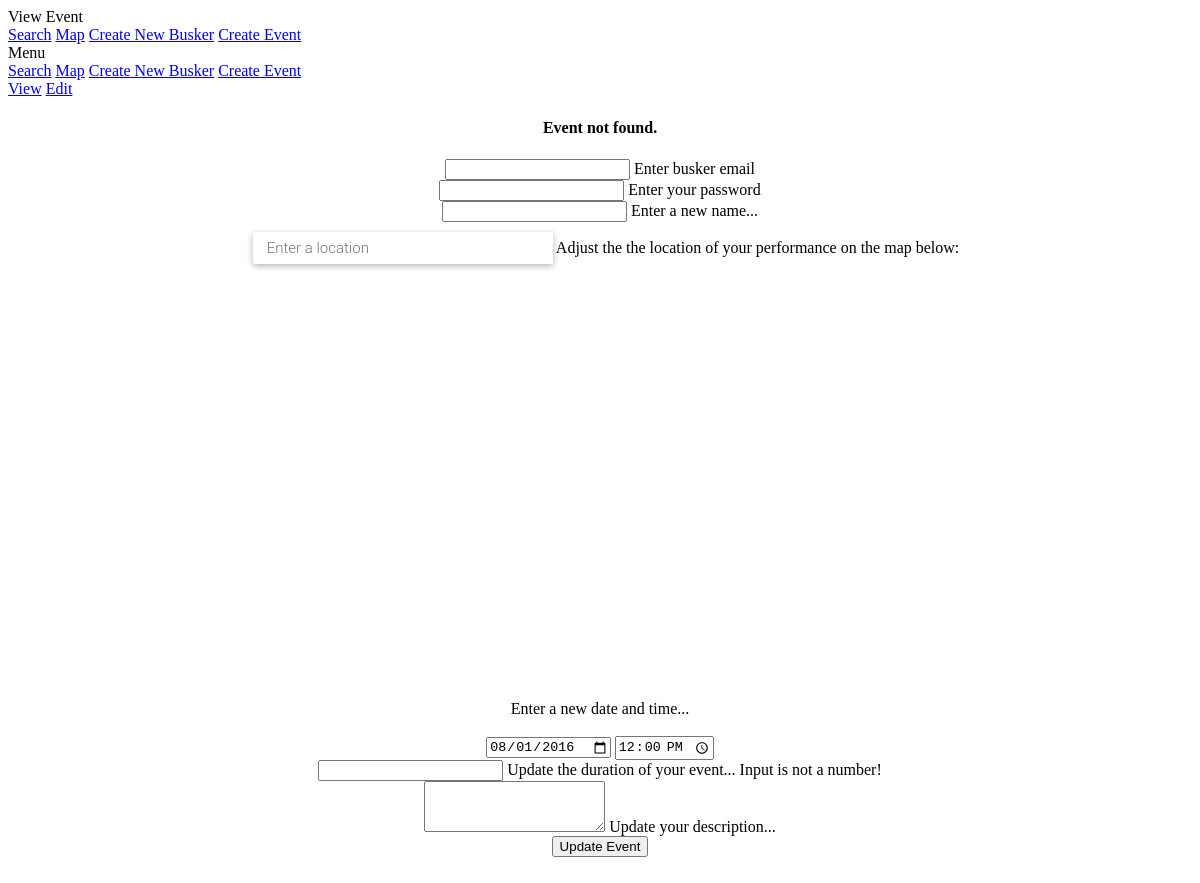
The app's page /view/event/7/, older data.
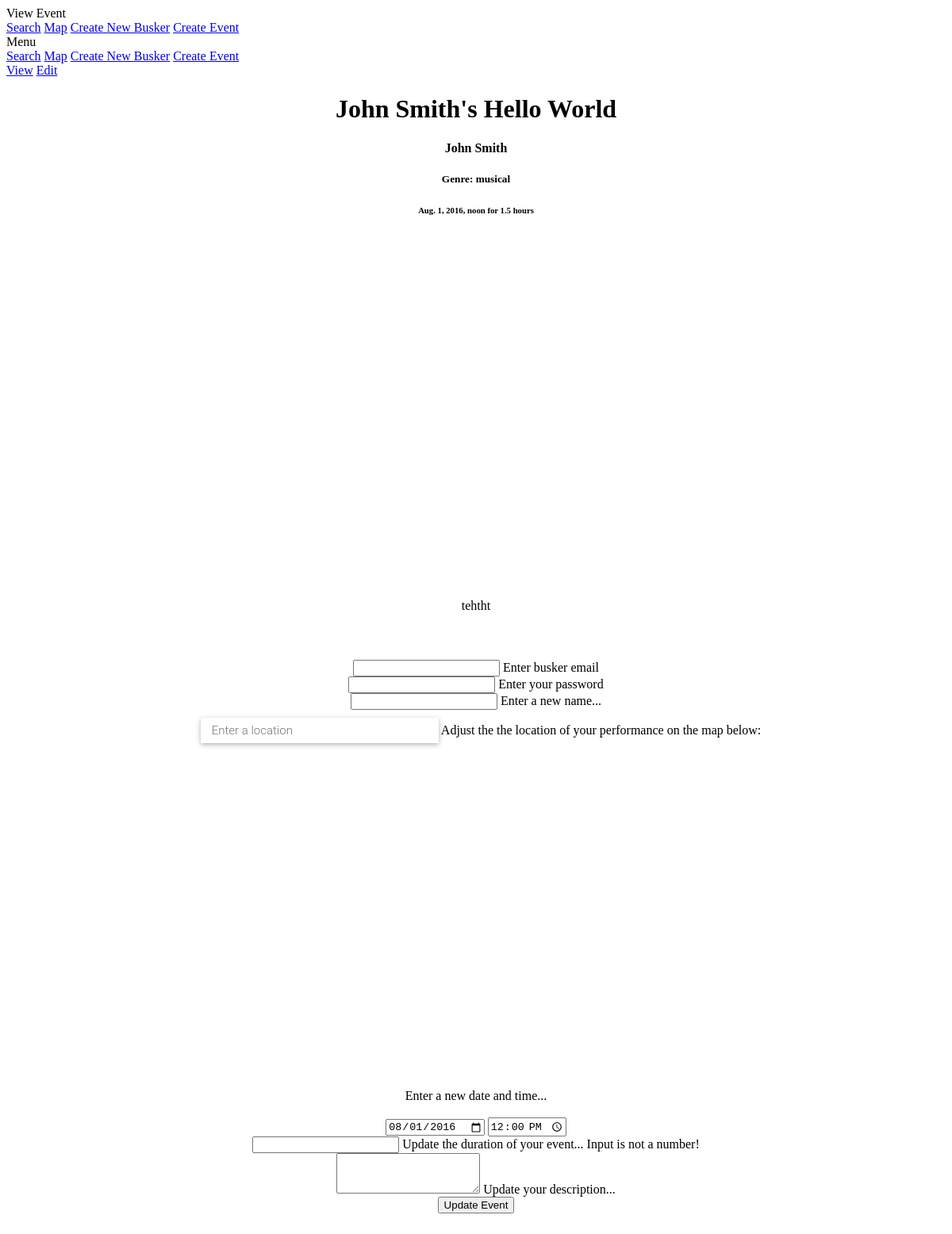
The same page, newer data.
### main/models.py (models this page shows, shortened)
class Event(models.Model):
    event_datetime = models.DateTimeField()
    event_duration = models.DecimalField(default=1.0, max_digits=2, decimal_places=1)
    event_title = models.CharField(max_length=200)
    event_desc = models.CharField(max_length=1000)
    busker = models.ForeignKey(Busker, on_delete=models.CASCADE)
    event_lat = models.DecimalField(max_digits=8, decimal_places=5)
    event_lng = models.DecimalField(max_digits=8, decimal_places=5)

class Busker(models.Model):
    email = models.CharField(default="johnsmith@hyperglobomega.net", max_length=100)
    pw_hash = models.CharField(default='e68a95aadb0c73dfd968513174de4ddf', max_length=30)
    busker_desc = models.CharField(max_length=3000)
    busker_name = models.CharField(max_length=100)
    genre = models.CharField(max_length=200)

### main/views.py (the view, shortened to what this page needs)
# urls.py: url(r'^view/event/(?P<event_id>[0-9]+)/$', views.viewEvent, name='viewEvent'),
def viewEvent(request, event_id):
	try:
		event = Event.objects.get(pk=event_id)
	except (ObjectDoesNotExist):
		return render(request, 'eventviewedit.html', { 'error_message': 'Event not found.', })
	if 'buskeremail' not in request.POST:
		return render(request, 'eventviewedit.html', { 'event': event, })

### main/templates/eventviewedit.html (shortened to what this page needs)
<!DOCTYPE html>
<html>
   <head>
      <link rel="stylesheet" href="https://code.getmdl.io/1.1.3/material.blue_grey-indigo.min.css" />
      <div class="mdl-layout mdl-js-layout mdl-layout--fixed-header">
         <header class="mdl-layout__header">
            <div class="mdl-layout__header-row">
               <span class="mdl-layout-title">View Event</span>
               <nav class="mdl-navigation mdl-layout--large-screen-only">
                  <a class="mdl-navigation__link" href="/search/">Search</a>
                  <a class="mdl-navigation__link" href="/">Map</a>
                  <a class="mdl-navigation__link" href="/new/busker/">Create New Busker</a>
                  <a class="mdl-navigation__link" href="/new/event/">Create Event</a>
               </nav>
            </div>
         </header>
         <div class="mdl-layout__drawer">
            <span class="mdl-layout-title">Menu</span>
            <nav class="mdl-navigation">
               <a class="mdl-navigation__link" href="/search/">Search</a>
               <a class="mdl-navigation__link" href="/">Map</a>
               <a class="mdl-navigation__link" href="/new/busker/">Create New Busker</a>
               <a class="mdl-navigation__link" href="/new/event/">Create Event</a>
            </nav>
         </div>
         <main class="mdl-layout__content">
            <div class="page-content">
               <div class="mdl-tabs mdl-js-tabs mdl-js-ripple-effect">
                  <div class="mdl-tabs__tab-bar">
                     <a href="#view-panel" class="mdl-tabs__tab is-active">View</a>
                     <a href="#edit-panel" class="mdl-tabs__tab">Edit</a>
                  </div>
                  <div class="mdl-tabs__panel is-active center" id="view-panel">
				  {% if error_message %}
					 <h4>{{ error_message }}</h4>
			      {% endif %}
				  {% if event %}
                     <h1>{{ event.event_title }}</h1>
                     <h4>{{ event.busker.busker_name }}</h4>
                     <h5>Genre: {{ event.busker.genre }}</h5>
                     <h6>{{ event.event_datetime }} for {{ event.event_duration }} hours</h6>
                     <div id="map-view"></div>
                     <div style="margin: 5%">{{ event.event_desc }}</div>
				   {% endif %}
                  </div>
                  <div class="mdl-tabs__panel center" id="edit-panel">
                     <div class="page-content center">
                        <form action="#">
                           <div class="mdl-textfield mdl-js-textfield">
                              <input class="mdl-textfield__input" type="text" id="email">
                              <label class="mdl-textfield__label" for="sample1">Enter busker email</label>
                           </div>
                        </form>
                        <form action="#">
                           <div class="mdl-textfield mdl-js-textfield">
                              <input class="mdl-textfield__input" type="password" id="password">
                              <label class="mdl-textfield__label" for="sample1">Enter your password</label>
                           </div>
                        </form>
                        <form action="#">
                           <div class="mdl-textfield mdl-js-textfield">
                              <input class="mdl-textfield__input" type="text" id="title">
                              <label class="mdl-textfield__label" for="sample1">Enter a new name...</label>
                           </div>
                        </form>
                        <input id="location" class="controls" type="text" placeholder="Enter a location">
                        <a class="mdl-navigation__link">Adjust the the location of your performance on the map below: </a>
                        <br>
                        <br>
                        <div id="map-edit"></div>
                        <br>
                        <a class="mdl-navigation__link">Enter a new date and time...</a>
                        <br>
                        <br>
                        <input type="date" id="myDate" value="2016-08-01">
                        <input type="time" id="myTime" value="12:00:00">
                        <form action="#">
                           <div class="mdl-textfield mdl-js-textfield mdl-textfield--floating-label">
                              <input class="mdl-textfield__input" type="text" pattern="-?[0-9]*(\.[0-9]+)?" id="duration">
                              <label class="mdl-textfield__label" for="sample4">Update the duration of your event...</label>
                              <span class="mdl-textfield__error">Input is not a number!</span>
                           </div>
                        </form>
                         <form action="#">
                            <div class="mdl-textfield mdl-js-textfield">
                               <textarea class="mdl-textfield__input" type="text" rows= "3" id="desc" ></textarea>
                               <label class="mdl-textfield__label" for="sample5">Update your description...</label>
                            </div>
                         </form>
                        <div class="center">
                           <a ref="javascript:{}" onclick="submitEvent();">
                           <button class="mdl-button mdl-js-button mdl-button--raised mdl-js-ripple-effect" data-upgraded=",MaterialButton,MaterialRipple">
                           Update Event
                           <span class="mdl-button__ripple-container"></span></button>
                           </a>
                        </div>
                        <br>
                     </div>
                  </div>
               </div>
            </div>
      </div>
      </body>
</html>

### main/templates/eventviewedit.html (style rules this page uses)
.center { text-align: center; justify-content: center; align-items: center; }
#map-view { width: 100%; height: 50vh; position: relative; }
#map-edit { width: 100%; height: 50vh; position: relative; }
.controls { margin-top: 10px; border: 1px solid transparent; border-radius: 2px 0 0 2px; box-sizing: border-box; -moz-box-sizing: border-box; height: 32px; outline: none; box-shadow: 0 2px 6px rgba(0, 0, 0, 0.3); }
#location { background-color: #fff; font-family: Roboto; font-size: 15px; font-weight: 300; margin-left: 12px; padding: 0 11px 0 13px; text-overflow: ellipsis; width: 300px; }

Row changes from the older to the newer data that the page shows:
added Event: event_title "John Smith's Hello World", busker.busker_name "John Smith", busker.genre "musical", event_datetime "Aug. 1, 2016, noon", event_duration "1.5", event_desc "tehtht"
Text that changed along with them:
{{ error_message }}: "Event not found." → (not shown)
text now shown: "Genre: for hours"
